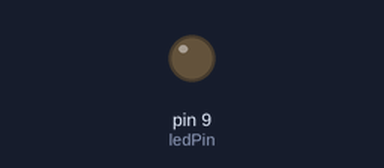
Recording of a sketch running on a simulated Arduino Uno, built with avr-gcc and run on an emulated ATmega328P. On the bench: output pins drawn as LEDs (lit = HIGH).

Above: at 0.05 s.
At 0.75 s:
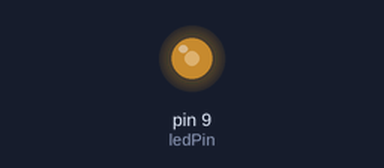
At 1.1 s:
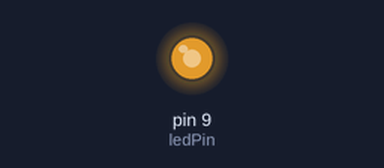
At 1.5 s:
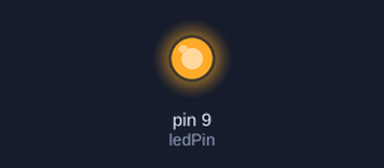
Timing chart, 0 to 3.5 s (numbered marks = the images above):
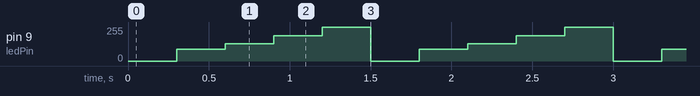

Measured:
- by itself, pin 9 (ledPin): repeats every 1.5 s: 130/255 0.30 s, 190/255 0.30 s, 255/255 0.30 s, 0/255 0.30 s, 90/255 0.30 s

The sketch:

Brigther_Light.ino
```cpp
int ledPin = 9;

void setup() {
  pinMode(ledPin, OUTPUT);
}

void loop() {
  analogWrite(ledPin, 0);
  delay(300);
  analogWrite(ledPin, 90);
  delay(300);
  analogWrite(ledPin, 130);
  delay(300);
  analogWrite(ledPin, 190);
  delay(300);
  analogWrite(ledPin, 255);
  delay(300);
}
```
